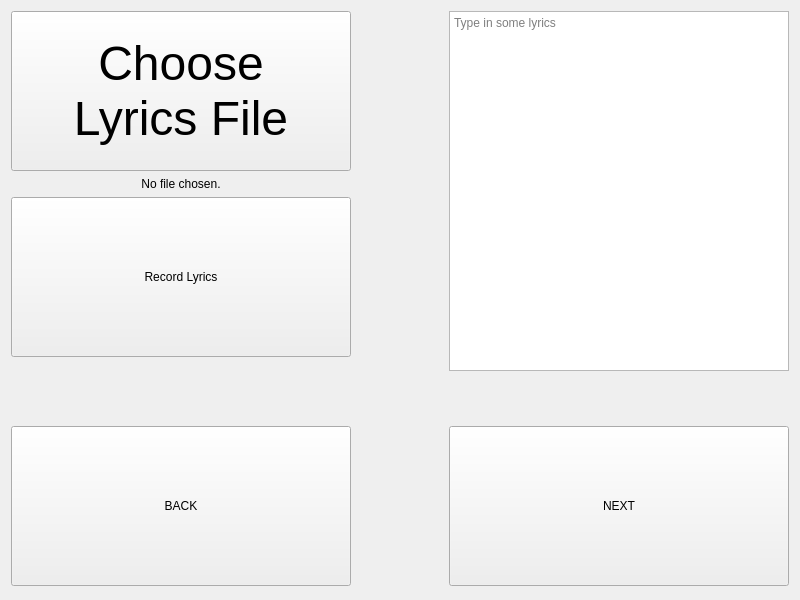
<?xml version="1.0" encoding="UTF-8"?>
<ui version="4.0">
 <class>MainWindow</class>
 <widget class="QMainWindow" name="MainWindow">
  <property name="enabled">
   <bool>true</bool>
  </property>
  <property name="geometry">
   <rect>
    <x>0</x>
    <y>0</y>
    <width>800</width>
    <height>600</height>
   </rect>
  </property>
  <property name="minimumSize">
   <size>
    <width>800</width>
    <height>600</height>
   </size>
  </property>
  <property name="maximumSize">
   <size>
    <width>1920</width>
    <height>1080</height>
   </size>
  </property>
  <property name="windowTitle">
   <string>Vocaloid</string>
  </property>
  <widget class="QWidget" name="centralWidget">
   <property name="minimumSize">
    <size>
     <width>800</width>
     <height>600</height>
    </size>
   </property>
   <property name="maximumSize">
    <size>
     <width>1920</width>
     <height>1080</height>
    </size>
   </property>
   <layout class="QVBoxLayout" name="verticalLayout" stretch="5,2">
    <item>
     <layout class="QHBoxLayout" name="horizontalLayout_2" stretch="2,1,2">
      <item>
       <layout class="QVBoxLayout" name="verticalLayout_2" stretch="1,1,1,5">
        <item alignment="Qt::AlignRight">
         <widget class="QPushButton" name="chooseButton">
          <property name="minimumSize">
           <size>
            <width>340</width>
            <height>160</height>
           </size>
          </property>
          <property name="font">
           <font>
            <family>Arial</family>
            <pointsize>36</pointsize>
            <weight>50</weight>
            <italic>false</italic>
            <bold>false</bold>
           </font>
          </property>
          <property name="layoutDirection">
           <enum>Qt::LeftToRight</enum>
          </property>
          <property name="autoFillBackground">
           <bool>false</bool>
          </property>
          <property name="styleSheet">
           <string notr="true">font: 36pt &quot;Arial&quot;;</string>
          </property>
          <property name="text">
           <string>Choose
Lyrics File</string>
          </property>
         </widget>
        </item>
        <item alignment="Qt::AlignRight">
         <widget class="QLabel" name="fileLabel">
          <property name="minimumSize">
           <size>
            <width>340</width>
            <height>0</height>
           </size>
          </property>
          <property name="styleSheet">
           <string notr="true">font: 18pt &quot;Arial&quot;;</string>
          </property>
          <property name="text">
           <string>&lt;html&gt;&lt;head/&gt;&lt;body&gt;&lt;p&gt;No file chosen.&lt;/p&gt;&lt;/body&gt;&lt;/html&gt;</string>
          </property>
          <property name="alignment">
           <set>Qt::AlignCenter</set>
          </property>
         </widget>
        </item>
        <item alignment="Qt::AlignRight">
         <widget class="QPushButton" name="pushButton">
          <property name="minimumSize">
           <size>
            <width>340</width>
            <height>160</height>
           </size>
          </property>
          <property name="styleSheet">
           <string notr="true">font: 36pt &quot;Arial&quot;;</string>
          </property>
          <property name="text">
           <string>Record Lyrics</string>
          </property>
         </widget>
        </item>
        <item>
         <spacer name="verticalSpacer">
          <property name="orientation">
           <enum>Qt::Vertical</enum>
          </property>
          <property name="sizeHint" stdset="0">
           <size>
            <width>20</width>
            <height>40</height>
           </size>
          </property>
         </spacer>
        </item>
       </layout>
      </item>
      <item>
       <spacer name="horizontalSpacer_2">
        <property name="orientation">
         <enum>Qt::Horizontal</enum>
        </property>
        <property name="sizeHint" stdset="0">
         <size>
          <width>40</width>
          <height>20</height>
         </size>
        </property>
       </spacer>
      </item>
      <item>
       <layout class="QHBoxLayout" name="horizontalLayout_3" stretch="0">
        <property name="spacing">
         <number>-1</number>
        </property>
        <property name="sizeConstraint">
         <enum>QLayout::SetDefaultConstraint</enum>
        </property>
        <item alignment="Qt::AlignLeft|Qt::AlignTop">
         <widget class="QTextEdit" name="textEdit">
          <property name="sizePolicy">
           <sizepolicy hsizetype="Expanding" vsizetype="Maximum">
            <horstretch>0</horstretch>
            <verstretch>40</verstretch>
           </sizepolicy>
          </property>
          <property name="minimumSize">
           <size>
            <width>340</width>
            <height>360</height>
           </size>
          </property>
          <property name="maximumSize">
           <size>
            <width>16777215</width>
            <height>16777215</height>
           </size>
          </property>
          <property name="sizeIncrement">
           <size>
            <width>0</width>
            <height>40</height>
           </size>
          </property>
          <property name="focusPolicy">
           <enum>Qt::StrongFocus</enum>
          </property>
          <property name="styleSheet">
           <string notr="true">font: 24pt &quot;Arial&quot;;</string>
          </property>
          <property name="html">
           <string>&lt;!DOCTYPE HTML PUBLIC &quot;-//W3C//DTD HTML 4.0//EN&quot; &quot;http://www.w3.org/TR/REC-html40/strict.dtd&quot;&gt;
&lt;html&gt;&lt;head&gt;&lt;meta name=&quot;qrichtext&quot; content=&quot;1&quot; /&gt;&lt;style type=&quot;text/css&quot;&gt;
p, li { white-space: pre-wrap; }
&lt;/style&gt;&lt;/head&gt;&lt;body style=&quot; font-family:'Arial'; font-size:24pt; font-weight:400; font-style:normal;&quot;&gt;
&lt;p style=&quot;-qt-paragraph-type:empty; margin-top:0px; margin-bottom:0px; margin-left:0px; margin-right:0px; -qt-block-indent:0; text-indent:0px;&quot;&gt;&lt;br /&gt;&lt;/p&gt;&lt;/body&gt;&lt;/html&gt;</string>
          </property>
          <property name="placeholderText">
           <string>Type in some lyrics</string>
          </property>
         </widget>
        </item>
       </layout>
      </item>
     </layout>
    </item>
    <item>
     <layout class="QHBoxLayout" name="horizontalLayout" stretch="2,1,2">
      <item alignment="Qt::AlignRight|Qt::AlignTop">
       <widget class="QPushButton" name="backButton">
        <property name="minimumSize">
         <size>
          <width>340</width>
          <height>160</height>
         </size>
        </property>
        <property name="styleSheet">
         <string notr="true">font: 36pt &quot;Arial&quot;;</string>
        </property>
        <property name="text">
         <string>BACK</string>
        </property>
       </widget>
      </item>
      <item>
       <spacer name="horizontalSpacer">
        <property name="orientation">
         <enum>Qt::Horizontal</enum>
        </property>
        <property name="sizeHint" stdset="0">
         <size>
          <width>40</width>
          <height>20</height>
         </size>
        </property>
       </spacer>
      </item>
      <item alignment="Qt::AlignLeft|Qt::AlignTop">
       <widget class="QPushButton" name="nextButton">
        <property name="minimumSize">
         <size>
          <width>340</width>
          <height>160</height>
         </size>
        </property>
        <property name="styleSheet">
         <string notr="true">font: 36pt &quot;Arial&quot;;</string>
        </property>
        <property name="text">
         <string>NEXT</string>
        </property>
       </widget>
      </item>
     </layout>
    </item>
   </layout>
  </widget>
 </widget>
 <layoutdefault spacing="6" margin="11"/>
 <resources/>
 <connections/>
</ui>
